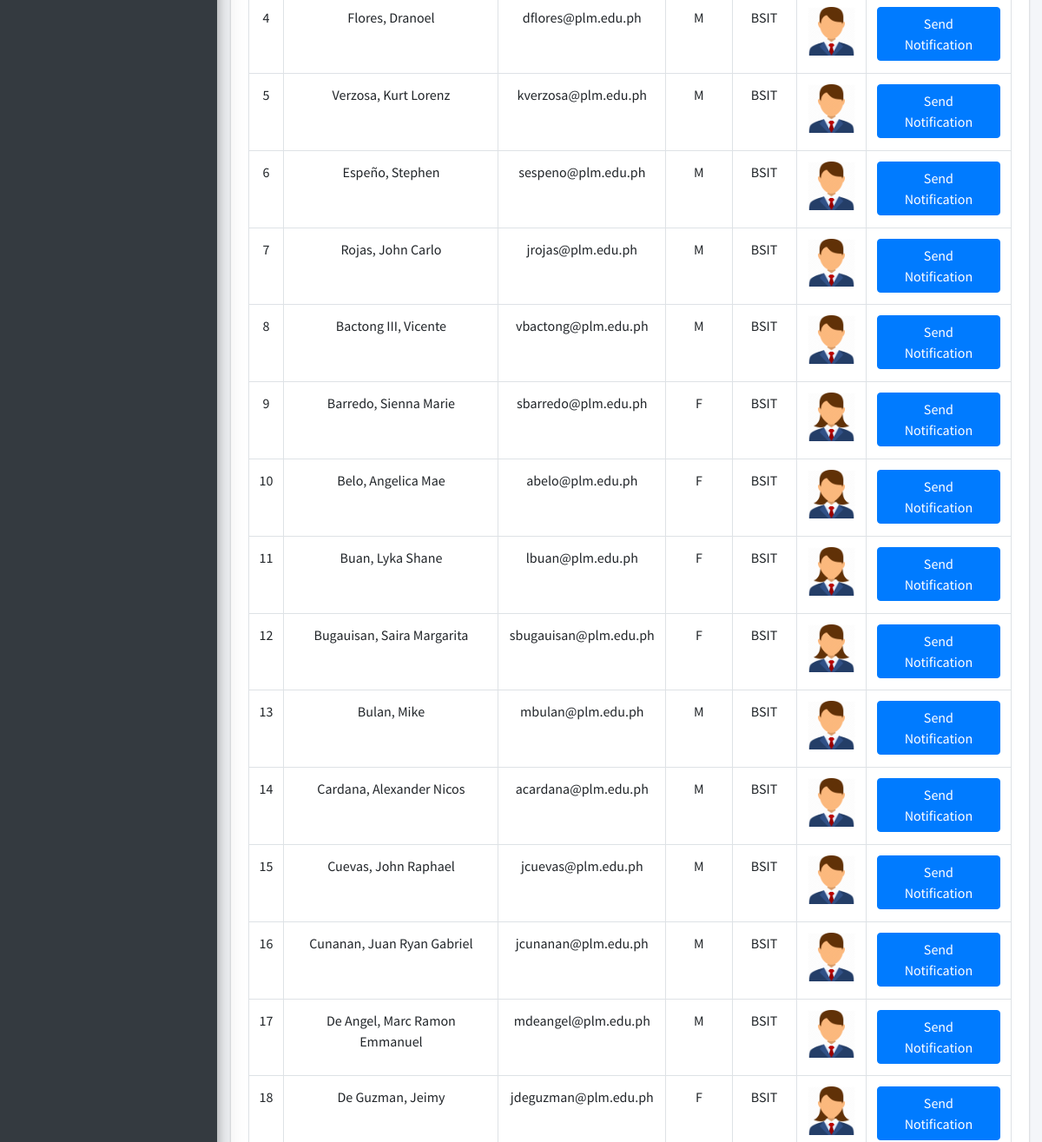
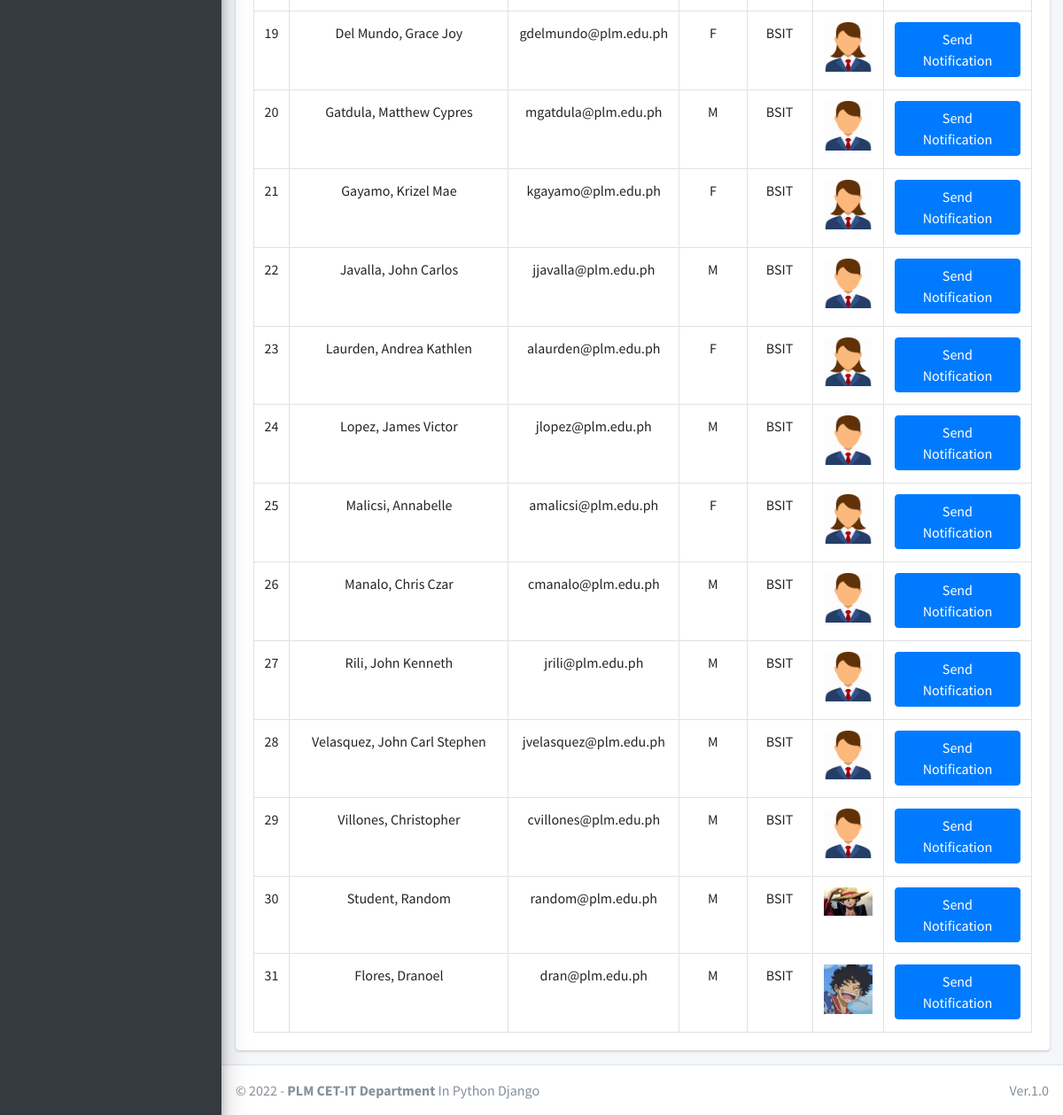
The page /admin_notify_student (signed in, lower part) on the database as committed earlier (2 pictures, top to bottom).
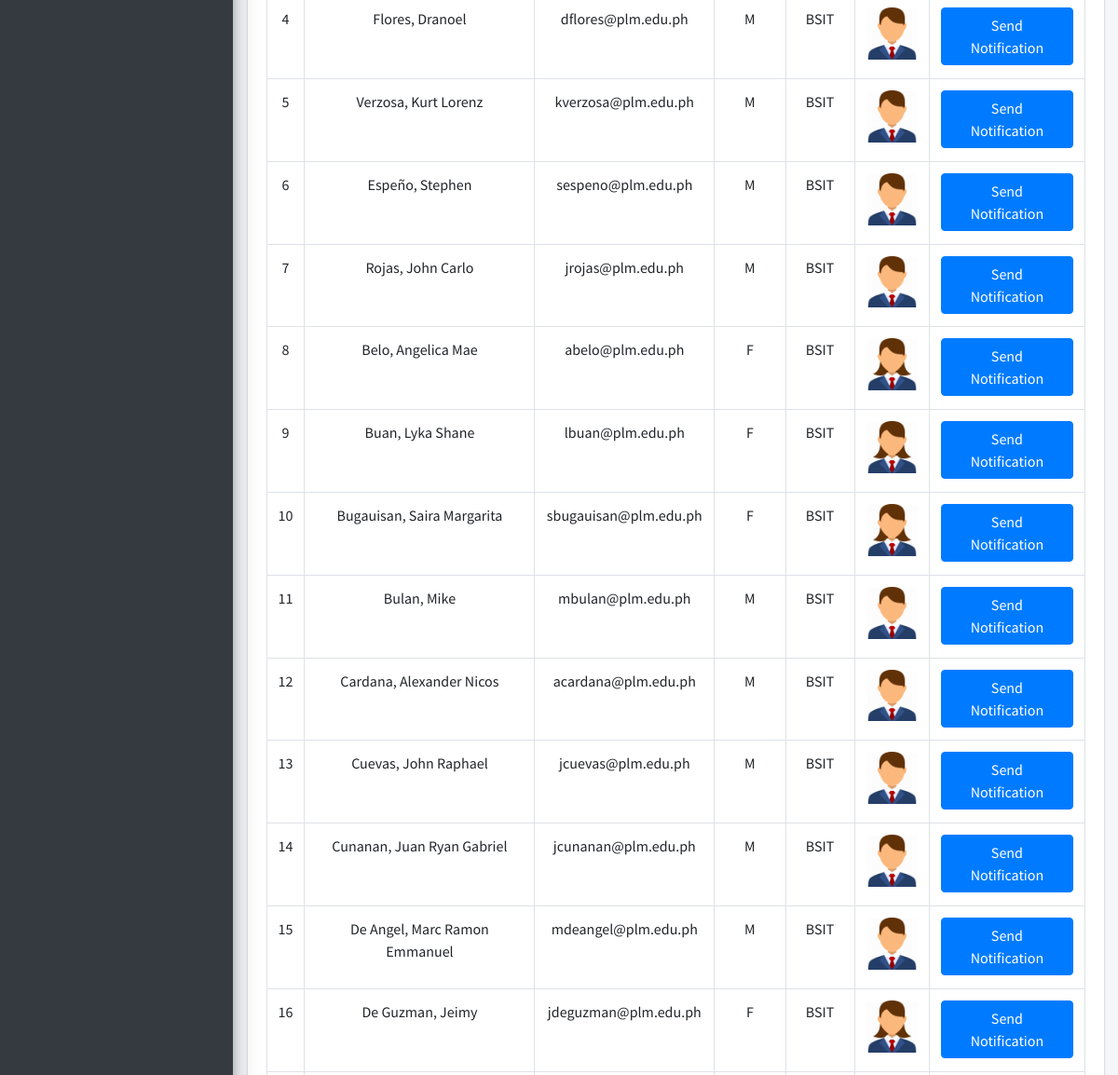
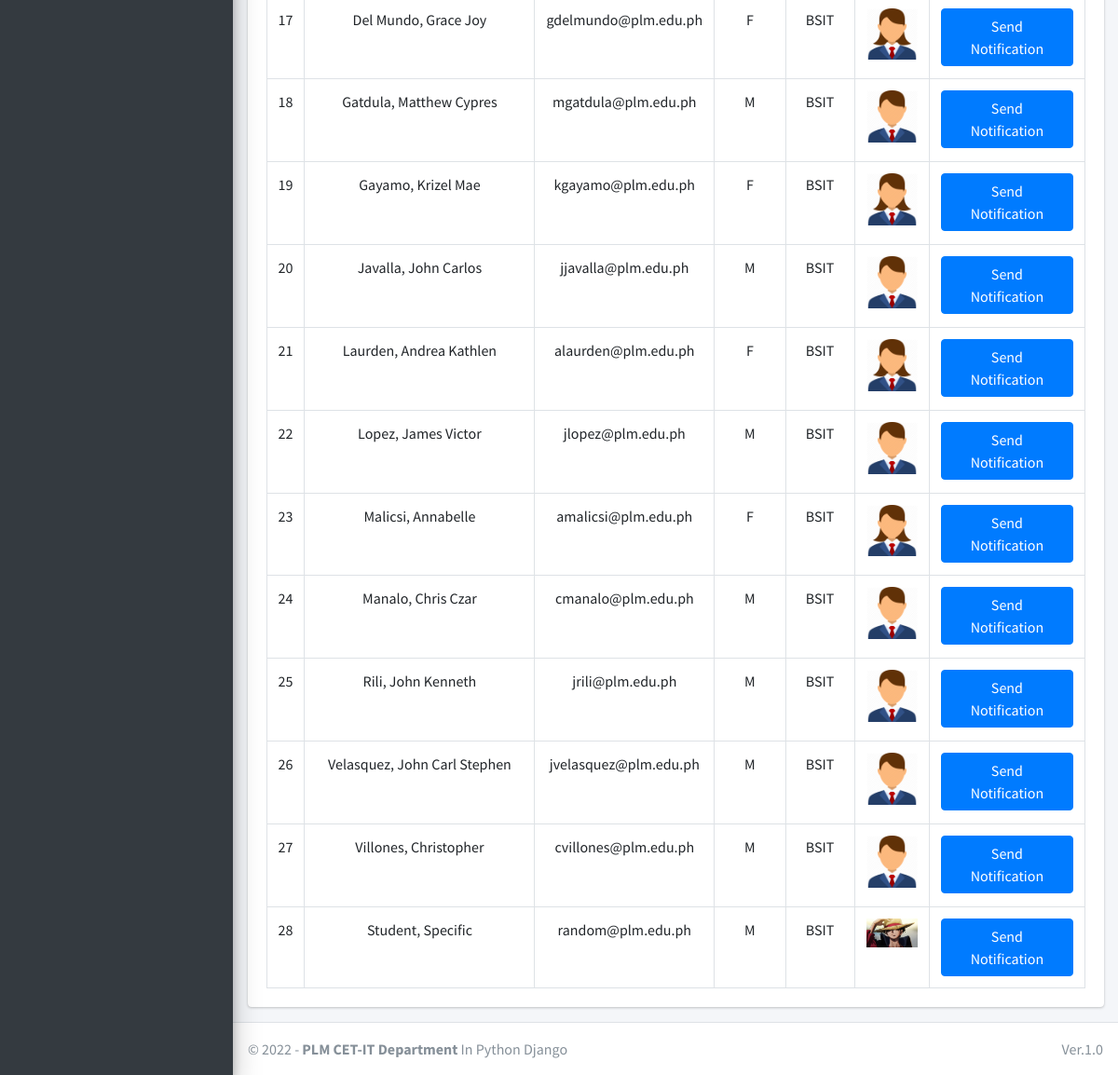
The same page on the database as committed later (2 pictures, top to bottom).
### main_app/models.py (models this page shows, shortened)
class CustomUser(AbstractUser):
    USER_TYPE = ((1, "HOD"), (2, "Staff"), (3, "Student"))
    GENDER = [("M", "Male"), ("F", "Female")]
    username = None  # Removed username, using email instead
    email = models.EmailField(unique=True)
    user_type = models.CharField(default=1, choices=USER_TYPE, max_length=1)
    gender = models.CharField(max_length=1, choices=GENDER)
    profile_pic = models.ImageField()
    address = models.TextField()
    fcm_token = models.TextField(default="")  # For firebase notifications
    created_at = models.DateTimeField(auto_now_add=True)
    updated_at = models.DateTimeField(auto_now=True)
    USERNAME_FIELD = "email"
    REQUIRED_FIELDS = []
    objects = CustomUserManager()
    def __str__(self):
        return self.last_name + ", " + self.first_name

class Student(models.Model):
    admin = models.OneToOneField(CustomUser, on_delete=models.CASCADE)
    course = models.ForeignKey(Course, on_delete=models.DO_NOTHING, null=True, blank=False)
    session = models.ForeignKey(Session, on_delete=models.DO_NOTHING, null=True)

class Course(models.Model):
    name = models.CharField(max_length=120)
    created_at = models.DateTimeField(auto_now_add=True)
    updated_at = models.DateTimeField(auto_now=True)

### main_app/hod_views.py (the view)
# urls.py: path("admin_notify_student", hod_views.admin_notify_student,
def admin_notify_student(request):
    student = CustomUser.objects.filter(user_type=3)
    context = {
        'page_title': "Send Notifications To Students",
        'students': student
    }
    return render(request, "hod_template/student_notification.html", context)

### main_app/templates/hod_template/student_notification.html (shortened to what this page needs)
{% extends 'main_app/base.html' %}
{% load static %}
{% block content %}
<section class="content">
    <div class="container-fluid">
        <div class="row">
            <div class="col-md-12">
                <div class="card">
                    <div class="card-body">
                        <table id="example2" class="table table-bordered table-hover">
                            <tbody align="center">
                                {% for student in students %}
                                <tr>
                                    <td>{{ forloop.counter }}</td>
                                    <td>{{student.last_name}}, {{student.first_name}}</td>
                                    <td>{{student.email}}</td>
                                    <td>{{student.gender}}</td>
                                    <td>{{student.student.course.name}}</td>
                                    <td>
                                        {% if student.profile_pic == ""  %}
                                        No Image
                                        {% else %}
                                        <img class="img img-fluid mb-2" height="56" width="56"
                                            src="{{student.profile_pic}}" alt="">
                                        {% endif %}
                                    </td>
                                    <td><button data-toggle = "modal" data-target = "#myModal"class="btn btn-primary show_notification" value="{{student.id}}">Send Notification</button>
                                    </td>
                                </tr>
                                {% endfor %}
                            </tbody>
                        </table>
                    </div>
                </div>
            </div>
        </div>
    </div>
</section>
{% endblock content %}

### main_app/templates/main_app/base.html (shortened to what this page needs)
{% load static %}
<!DOCTYPE html>
<html>
<head>
    <link rel="stylesheet" href="{% static 'plugins/fontawesome-free/css/all.min.css'%} ">
    <link rel="stylesheet" href="https://code.ionicframework.com/ionicons/2.0.1/css/ionicons.min.css">
    <link rel="stylesheet"
        href="{% static 'plugins/tempusdominus-bootstrap-4/css/tempusdominus-bootstrap-4.min.css'%} ">
    <link rel="stylesheet" href="{% static 'plugins/icheck-bootstrap/icheck-bootstrap.min.css'%} ">
    <link rel="stylesheet" href="{% static 'dist/css/adminlte.min.css'%} ">
    <link rel="stylesheet" href="{% static 'plugins/overlayScrollbars/css/OverlayScrollbars.min.css'%} ">
    <link rel="stylesheet" href="{% static 'plugins/daterangepicker/daterangepicker.css'%} ">
</head>
<body class="hold-transition sidebar-mini layout-fixed">
    <div class="wrapper">
        {% include "main_app/sidebar_template.html" with user=user %}
        <div class="content-wrapper">
            {% block content %}
            {% endblock content %}
        </div>
        {% include "main_app/footer.html" %}
</body>
</html>

### main_app/templates/main_app/sidebar_template.html (shortened to what this page needs)
{% load static %}
<aside class="main-sidebar sidebar-dark-info elevation-4">
    {% if request.user.user_type == '1' %}
    <div class="sidebar">
                                        {% endif %}
                            </div>-->
    </div>

### main_app/templates/main_app/footer.html
<footer class="main-footer">
    &copy; {% now "Y" %} - <strong>PLM CET-IT Department</strong>
    In Python Django
    <div class="float-right d-none d-sm-inline-block">
       Ver.1.0
    </div>
</footer>

Rows that differ between the two databases and show on the page:
removed CustomUser: last_name "Bactong III", first_name "Vicente", email "vbactong@plm.edu.ph", gender "M", student.course.name "BSIT"
removed CustomUser: last_name "Barredo", first_name "Sienna Marie", email "sbarredo@plm.edu.ph", gender "F", student.course.name "BSIT"
removed CustomUser: last_name "Flores", first_name "Dranoel", email "dran@plm.edu.ph", gender "M", student.course.name "BSIT", profile_pic (picture)
changed CustomUser "Student": first_name "Random" → "Specific"
